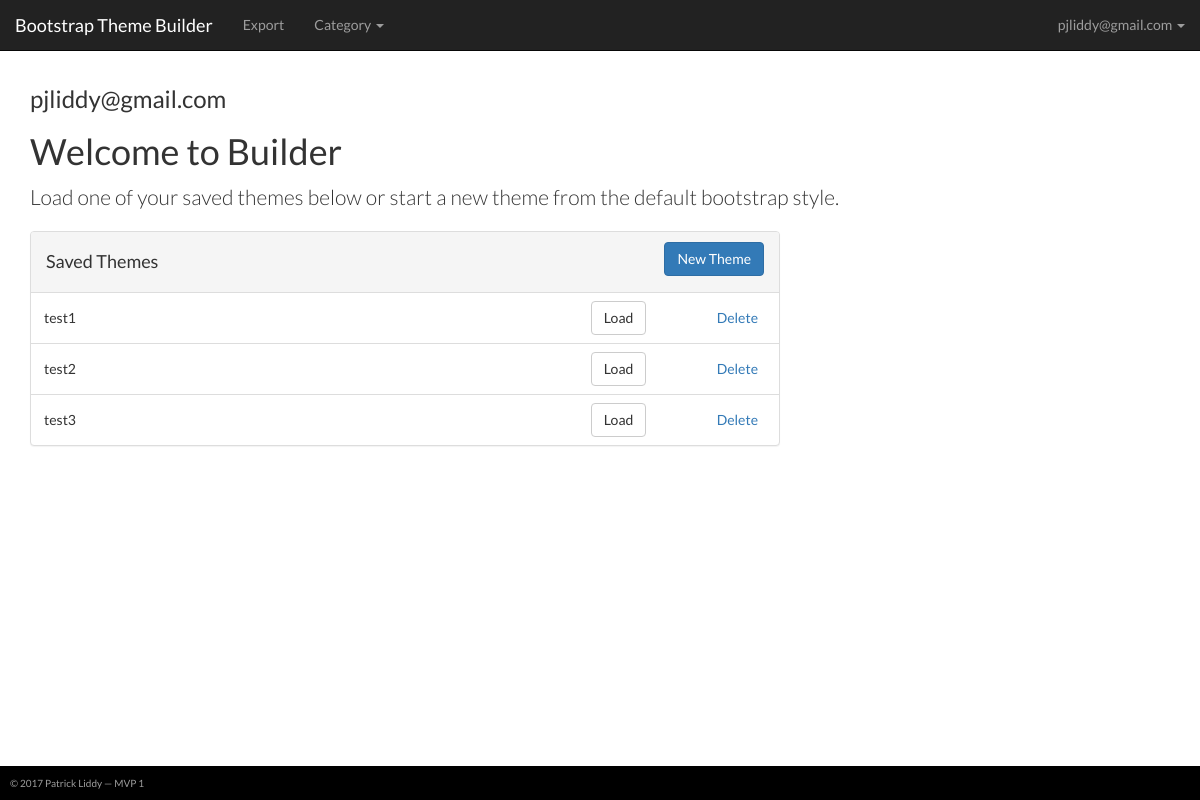
/user (signed in), run on an earlier commit of the app's database.
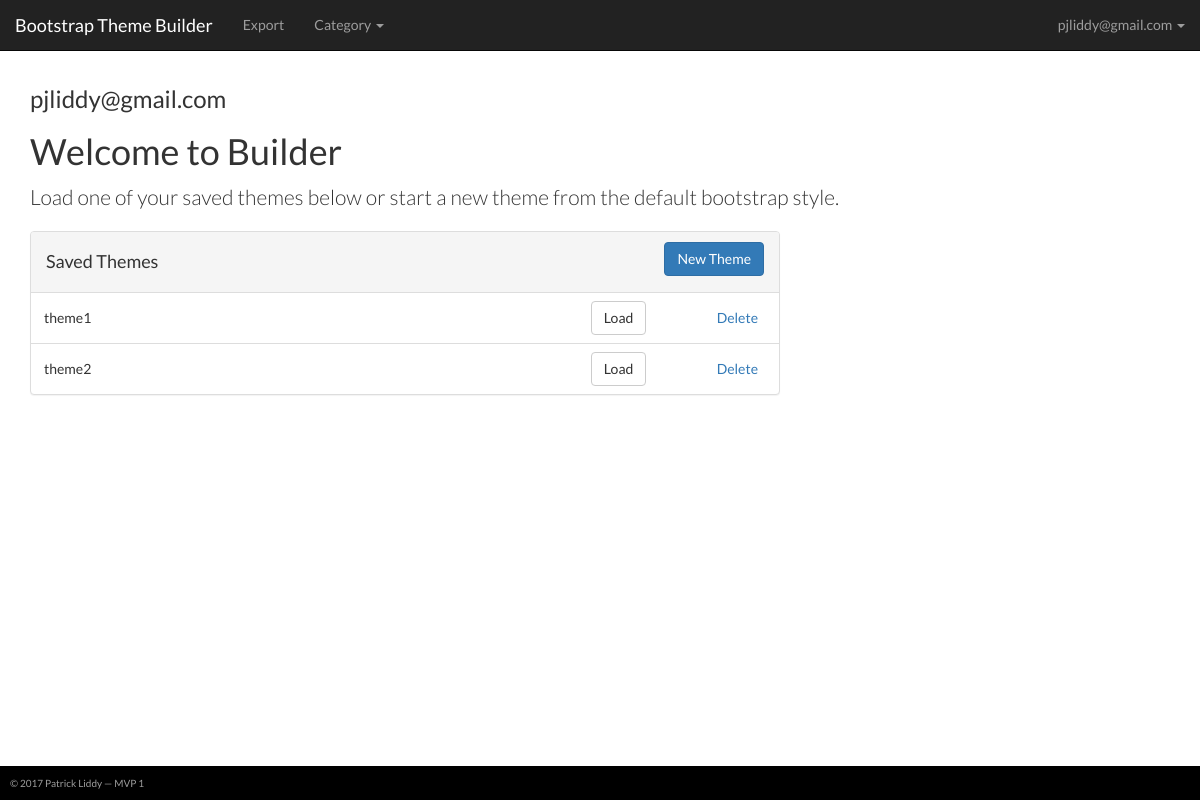
And on a later commit of the database.
### tables this page shows
CREATE TABLE users (id INTEGER PRIMARY KEY AUTOINCREMENT NOT NULL UNIQUE, name TEXT UNIQUE NOT NULL, hash TEXT);

CREATE TABLE themes (id INTEGER PRIMARY KEY AUTOINCREMENT UNIQUE NOT NULL, name TEXT NOT NULL, user_id NUMERIC REFERENCES users (id) NOT NULL);

### builder.py (the view)
@app.route("/user")
@login_required
def user():
  themes = query_db('SELECT * FROM themes WHERE user_id = ?', (session["user_id"],))
  return render_template("user.html", themes=themes)

### builder.py (called while the page is built)
@app.context_processor
def utility_processor():
  def user_name():
    user_name = get_user_name()
    return user_name
  return dict(user_name=user_name)

@app.context_processor
def utility_processor():
  def get_layout(category, vars={}):
    return get_content(category, vars)
  return dict(get_layout=get_layout)

@app.teardown_appcontext
def close_connection(exception):
    db = getattr(g, '_database', None)
    if db is not None:
        db.close()

  @app.after_request
  def after_request(response):
    response.headers["Cache-Control"] = "no-cache, no-store, must-revalidate"
    response.headers["Expires"] = 0
    response.headers["Pragma"] = "no-cache"
    return response

### content.py (called while the page is built, shortened)
def get_content( id, vars ):
  if id == 'home':
    return("<h3>" + vars['username'] + "</h3>" +
           "<h1>Welcome to Builder</h1>" +
           "<p class='lead'>Load one of your saved themes below or start a new theme from the default bootstrap style.</p>")

### helpers.py (called while the page is built)
def get_db():
  db = getattr(g, '_database', None)
  if db is None:
      db = g._database = sqlite3.connect(DATABASE)
  def make_dicts(cursor, row):
    return dict((cursor.description[idx][0], value)
                for idx, value in enumerate(row))
  db.row_factory = make_dicts
  return db

def query_db(query, args=(), one=False):
  cur = get_db().execute(query, args)
  rv = cur.fetchall()
  cur.close()
  return (rv[0] if rv else None) if one else rv

def login_required(f):
    @wraps(f)
    def decorated_function(*args, **kwargs):
        if session.get("user_id") is None:
            return redirect(url_for("login", next=request.url))
        return f(*args, **kwargs)
    return decorated_function

def get_user_name():
  return query_db('SELECT name FROM users WHERE id =  ?',(session["user_id"],))[0]['name']

### templates/user.html (shortened to what this page needs)
{% extends "private.html" %}
{% block main %}
  <div class="wrapper">
    {{ get_layout('home', { 'username':user_name() } )|safe }}
    <div class="row">
      <div class="col-md-8">
        <div class="panel panel-default">
          <div class="panel-heading clearfix">
            <button class="btn btn-primary pull-right" id="new-theme-btn">New Theme</button><h4>Saved Themes</h4>
          </div>
          <table class="table" id="saved-themes-list">
            {% for theme in themes %}
              <tr>
                <td class='col-md-8'><p class="theme-name-list-item">{{ theme.name }}</p></td>
                <td class='col-md-2 text-right'>
                  <button class="btn btn-default load-theme-btn" data-value="{{ theme.id }}">Load</button>
                </td>
                <td class='col-md-2 text-right'>
                  <button class="btn btn-link delete-theme-btn" data-value="{{ theme.id }}">Delete</button>
                </td>
              </tr>
            {% endfor %}
          </table>
        </div>
      </div>
    </div>
  </div>
{% endblock %}

### templates/private.html (shortened to what this page needs)
<!DOCTYPE html>
<html lang="en">
<head>
  <link rel="stylesheet" href="{{ url_for('static', filename='bootstrap/builder/css/bootstrap.css') }}" type="text/css">
  <link rel="stylesheet" href="{{ url_for('static', filename='bootstrap/builder/css/builder-styles.css') }}" type="text/css">
</head>
<body>
  <div class="container clearfix">
    <nav class="navbar navbar-inverse navbar-fixed-top">
      <div class="container-fluid">
        <nav class="navbar navbar-inverse navbar-fixed-top">
          <div class="container-fluid">
            <div class="navbar-header">
              <a class="navbar-brand" href="{{ url_for('user') }}">Bootstrap Theme Builder</a>
            </div>
            <div class="collapse navbar-collapse" id="navbar">
              {% if session.user_id %}
                <ul class="nav navbar-nav">
                  <li><a href="{{ url_for('export') }}">Export</a></li>
                  <li class="dropdown">
                    <a href="#" class="dropdown-toggle" data-toggle="dropdown" role="button" aria-haspopup="true" aria-expanded="false">Category <span class="caret"></span></a>
                  </li>
                </ul>
                <ul class="nav navbar-nav navbar-right">
                  <li class="dropdown">
                    <a href="#" class="dropdown-toggle" data-toggle="dropdown" role="button" aria-haspopup="true" aria-expanded="false">{{ user_name() }} <span class="caret"></span></a>
                  </li>
                </ul>
              {% else %}
                <ul class="nav navbar-nav navbar-right">
                  <li><a href="{{ url_for('register') }}">New User</a></li>
                  <li><a href="{{ url_for('login') }}">Sign In</a></li>
                </ul>
              {% endif %}
            </div>
          </div>
        </nav>
      </div>
    </nav>
    {% block main %}{% endblock %}
    <footer class="navbar-fixed-bottom">
      &copy; 2017 Patrick Liddy — MVP 1
    </footer>
  </div>
</body>
</html>

What changed in the data, as far as the page shows it:
removed themes: name "test1", {{ theme.id }} 27 (drawn)
removed themes: name "test2", {{ theme.id }} 28 (drawn)
removed themes: name "test3", {{ theme.id }} 29 (drawn)
added themes: name "theme1", {{ theme.id }} 30 (drawn)
added themes: name "theme2", {{ theme.id }} 33 (drawn)
